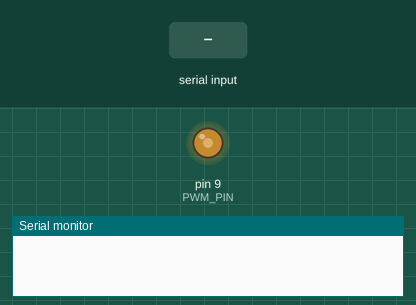
This sketch was run on a simulated Arduino Uno, built with avr-gcc and run on an emulated ATmega328P. Parts: output pins drawn as LEDs (lit = HIGH), the last lines printed to the serial monitor. The inputs (shaded band) are chosen by the test bench.

Above: at 1.2 s.
1.3 s: "90,45\n" received over Serial
At 1.8 s:
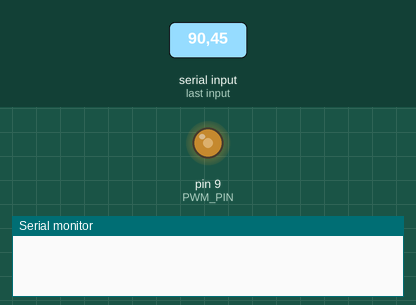
2.8 s: "200\n" received over Serial
At 3.4 s:
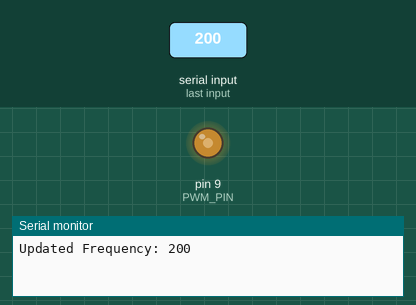
Timing chart, 0 to 5.8 s (numbered marks = the images above; inputs shaded):
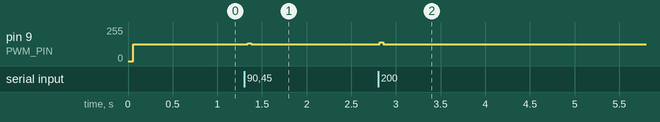

The sketch:

arduino_dds.ino
```cpp
#include <Arduino.h>

#define PWM_PIN 9  // PWM output pin

volatile boolean sendSample = false;
uint32_t phAcc = 0;

// Initial frequency setup
uint32_t fOut = 100;  // Default frequency in Hz
uint32_t tuningWord;

#define SAMPLE_RATE 9091.0  // Approximate sample rate from Timer2 configuration

// 8-bit sine wave LUT (256 samples)
uint8_t LUT[256] = {
  128, 131, 134, 137, 140, 143, 146, 149, 152, 155, 158, 162, 165, 167, 170, 173,
  176, 179, 182, 185, 188, 190, 193, 196, 198, 201, 203, 206, 208, 211, 213, 215,
  218, 220, 222, 224, 226, 228, 230, 232, 234, 235, 237, 238, 240, 241, 243, 244,
  245, 246, 248, 249, 250, 250, 251, 252, 253, 253, 254, 254, 254, 255, 255, 255,
  255, 255, 255, 255, 254, 254, 254, 253, 253, 252, 251, 250, 250, 249, 248, 246,
  245, 244, 243, 241, 240, 238, 237, 235, 234, 232, 230, 228, 226, 224, 222, 220,
  218, 215, 213, 211, 208, 206, 203, 201, 198, 196, 193, 190, 188, 185, 182, 179,
  176, 173, 170, 167, 165, 162, 158, 155, 152, 149, 146, 143, 140, 137, 134, 131,
  128, 124, 121, 118, 115, 112, 109, 106, 103, 100, 97,  93,  90,  88,  85,  82,
  79,  76,  73,  70,  67,  65,  62,  59,  57,  54,  52,  49,  47,  44,  42,  40,
  37,  35,  33,  31,  29,  27,  25,  23,  21,  20,  18,  17,  15,  14,  12,  11,
  10,  9,   7,   6,   5,   5,   4,   3,   2,   2,   1,   1,   1,   0,   0,   0,
  0,   0,   0,   0,   1,   1,   1,   2,   2,   3,   4,   5,   5,   6,   7,   9,
  10,  11,  12,  14,  15,  17,  18,  20,  21,  23,  25,  27,  29,  31,  33,  35,
  37,  40,  42,  44,  47,  49,  52,  54,  57,  59,  62,  65,  67,  70,  73,  76,
  79,  82,  85,  88,  90,  93,  97,  100, 103, 106, 109, 112, 115, 118, 121, 124
};

// Function to update frequency and recalc the tuning word
void updateFrequency(uint32_t newFreq) {
  fOut = newFreq;
  // Calculate tuning word: (2^32 * frequency) / SAMPLE_RATE
  tuningWord = (uint32_t)((4294967296.0 * fOut) / SAMPLE_RATE);
}

void setup() {
  // Set PWM_PIN as output
  pinMode(PWM_PIN, OUTPUT);
  Serial.begin(9600);

  // Set up Timer1 for 8-bit Fast PWM generation on PWM_PIN
  cli();  // Disable interrupts
  TCCR1A = (1 << COM1A1) | (1 << WGM10);  // Fast PWM 8-bit, non-inverting on OC1A (pin 9)
  TCCR1B = (1 << WGM12) | (1 << CS10);     // No prescaler (16 MHz clock)
  // Start with mid-point duty cycle
  OCR1A = 128;
  sei();  // Enable interrupts

  // Set the default frequency and tuning word
  updateFrequency(fOut);

  // Set up Timer2 to trigger an interrupt at approximately 9091 Hz
  cli();  // Disable interrupts while configuring Timer2
  // Set Timer2 to CTC mode (Clear Timer on Compare Match)
  TCCR2A = (1 << WGM21);
  // Set prescaler to 8 (CS21 = 1)
  TCCR2B = (1 << CS21);
  // Calculate OCR2A: f = F_CPU / (prescaler * (OCR2A + 1))
  // With F_CPU = 16 MHz and prescaler = 8, setting OCR2A to 220 gives f ~ 16e6 / (8 * 221) ≈ 9091 Hz.
  OCR2A = 220;
  // Enable Timer2 Compare Match A interrupt
  TIMSK2 |= (1 << OCIE2A);
  sei();  // Enable interrupts
}

void loop() {
  // Check if new frequency is sent over Serial (e.g., from a Python script)
  if (Serial.available()) {
    String data = Serial.readStringUntil('\n');
    data.trim();  // Remove extra whitespace/newlines
    uint32_t newFreq = data.toInt();

    // Validate frequency range (e.g., 100 Hz to 1000 Hz)
    if (newFreq >= 100 && newFreq <= 1000) {
      updateFrequency(newFreq);
      Serial.print("Updated Frequency: ");
      Serial.println(fOut);
    }
  }

  // When the Timer2 ISR sets the flag, update the PWM duty cycle
  if (sendSample) {
    // The upper 8 bits of the 32-bit phase accumulator form the index for the sine LUT
    uint8_t index = (phAcc >> 24);
    // Update PWM duty cycle using the sine lookup table
    OCR1A = LUT[index];
    // Increment phase accumulator by the tuning word
    phAcc += tuningWord;
    // Clear flag until the next interrupt
    sendSample = false;
  }
}

// Timer2 Compare Match A Interrupt Service Routine
ISR(TIMER2_COMPA_vect) {
  sendSample = true;
}
```

Measured:
- after the input at 1.3 s, pin 9 (PWM_PIN): 127/255 → 134/255 at once, → 127/255 0.04 s later
- after the input at 2.8 s, pin 9 (PWM_PIN): 127/255 → 126/255 at once
